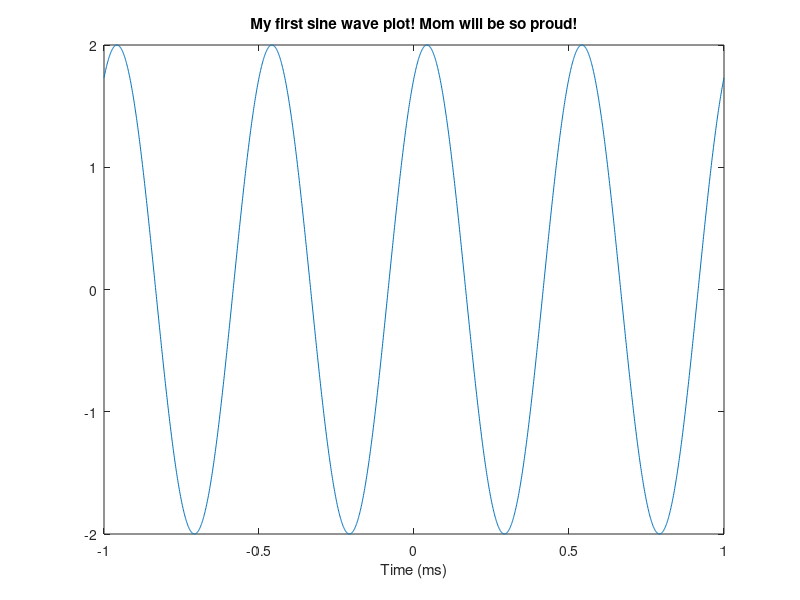
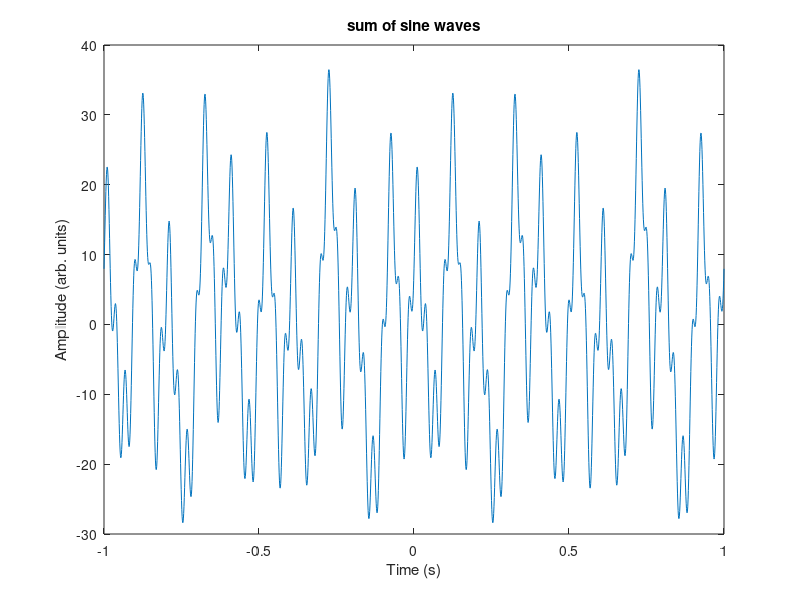
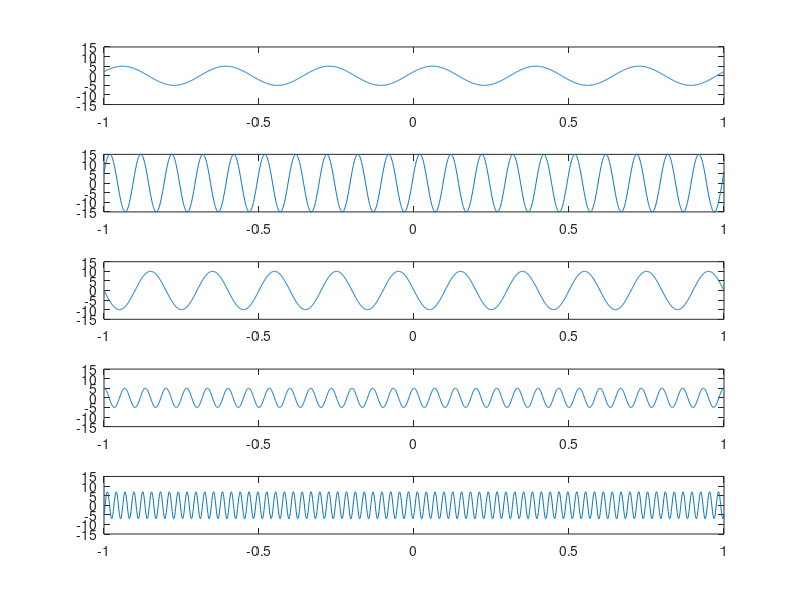

The MATLAB script that drew these images, in order:
%% Sine waves

% define variables
freq = 2; % freq in Hz
srate = 1000; % (1 second)
time = -1:1/srate:1;
ampl = 2;
phase = pi/3;

% create sinewave
sinewave = ampl * sin(2*pi*freq*time + phase);

plot(time, sinewave)
% optional prettification of the plot
%set(gca,'xlim',[-1.1 1.1],'ylim',[-1.1 1.1]); 
xlabel('Time (ms)')
title('My first sine wave plot! Mom will be so proud!')

%% the sum of sine waves can appear like a complicated time series

% create a few sine waves and sum

% define a sampling rate
srate = 1000;

% list some frequencies
frex = [ 3   10   5   15   35 ];

% list some random amplitudes... make sure there are the same number of
% amplitudes as there are frequencies!
amplit = [ 5   15   10   5   7 ];

% phases... list some random numbers between -pi and pi
phases = [  pi/7  pi/8  pi  pi/2  -pi/4 ];

% define time...
time = -1:1/srate:1;


% now we loop through frequencies and create sine waves
sine_waves = zeros(length(frex),length(time));
for fi=1:length(frex)
    sine_waves(fi,:) = amplit(fi) * sin(2*pi*time*frex(fi) + phases(fi));
end

% now plot the result
figure(2), clf
plot(time,sum(sine_waves))
title('sum of sine waves')
xlabel('Time (s)'), ylabel('Amplitude (arb. units)')


% now plot each wave separately
figure(3), clf
for fi=1:length(frex)
    subplot(length(frex),1,fi)
    plot(time, sine_waves(fi, :))
    axis([ time([1 end]) -max(amplit) max(amplit) ])
end